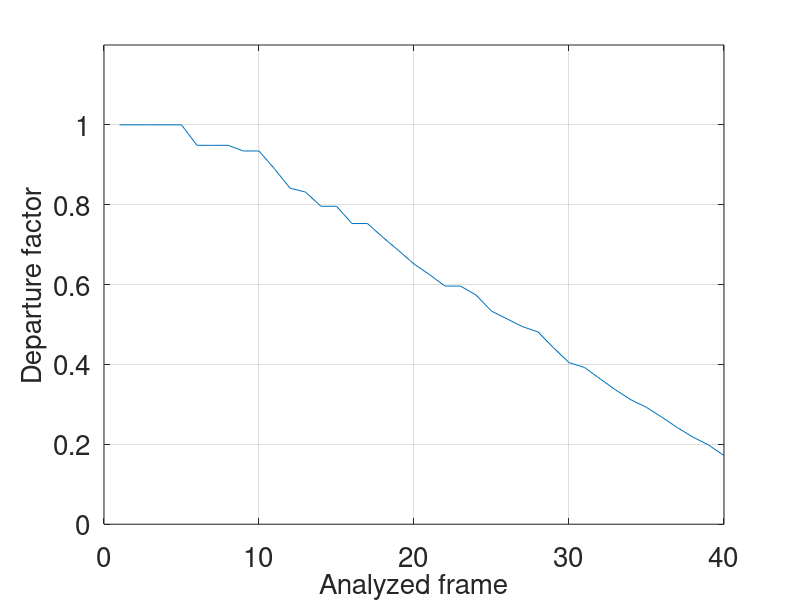
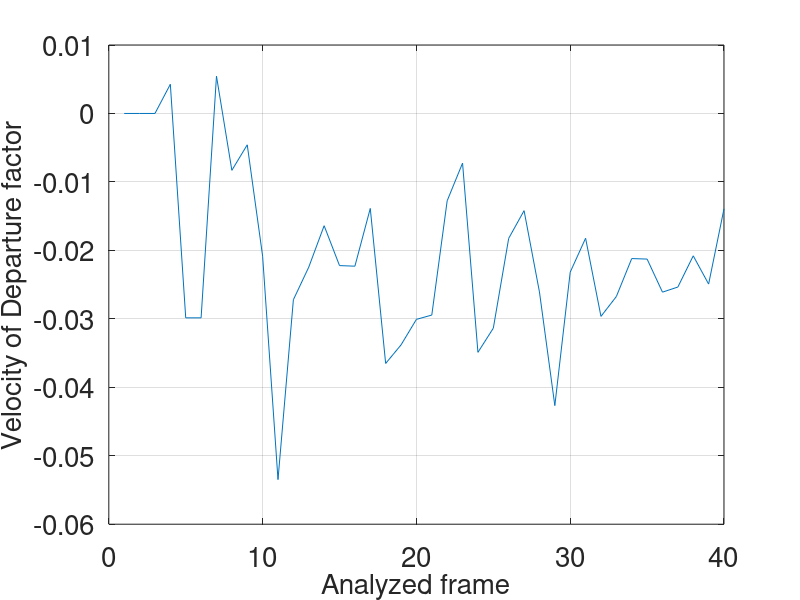

Here is the MATLAB script that generated these plots, in order:
D = [1 1 1 1 1 0.948818082919852 0.948818082919852 0.948818082919852 0.9345794392523364 0.9345794392523364 0.889897623494436 0.8414980995094927 0.831772373845084 0.7961028173126276 0.7961028173126276 0.7529087573001881 0.7529087573001881 0.7182694827083022 0.6854652927635529 0.6515784540488859 0.6250945774760277 0.5962528092405807 0.5962528092405807 0.5739433014490868 0.5336537099741283 0.5142010312710467 0.4947207726332165 0.481436207346245 0.4419198983800649 0.4046451535474518 0.3924766778092623 0.3641096998809433 0.3363697167808266 0.3115011196251084 0.2925297963997829 0.2677571947705807 0.2416836539206449 0.2179699929147216 0.1985018741423696 0.1718579322302972];
E = [1:40];
	graph = plot(E, D);
	grid;
	hx=xlabel('Analyzed frame');
	hy=ylabel('Departure factor');
	ylim([0 1.2]);
  
  
	FONTSIZE=20;
	hf = gcf();%% current figure
	ha = gca();%% current axis object. 
	set(ha,'fontsize',FONTSIZE);%% cambia solamente los ejes
	%set(ht,'fontsize',FONTSIZE);%% cambia solamente el titulo
	set(hx,'fontsize',FONTSIZE);%% cambia solamente el texto de x
	set(hy,'fontsize',FONTSIZE);%% cambia solamente el texto de y
	print (hf ,'graph.eps','-deps','-tight',['-F:',int2str(FONTSIZE)]);
  
  %%%%%%%%%%%%%%%%%%%%%%%%%%%%%%%%%%DERIVADA%%%%%%%%%%%%%%%%%%%%%%%%%%%%%
  
  V(1) = 0;
  V(2) = 0;
  
  for n=3:38
  
  V(n) = (-D(n+2)+8.*D(n+1)-8.*D(n-1)+D(n-2))/12;
  
  end
  
  V(39) = (-D(40)+8.*D(40)-8.*D(38)+D(37))/12;
  V(40) = (-D(40)+8.*D(40)-8.*D(39)+D(38))/12;
  
  figure;
  graph = plot (E, V);
  grid;
  hx=xlabel('Analyzed frame');
	hy=ylabel('Velocity of Departure factor');
	ylim([-0.06 0.01]);
  
  
	FONTSIZE=20;
	hf = gcf();%% current figure
	ha = gca();%% current axis object. 
	set(ha,'fontsize',FONTSIZE);%% cambia solamente los ejes
	%set(ht,'fontsize',FONTSIZE);%% cambia solamente el titulo
	set(hx,'fontsize',FONTSIZE);%% cambia solamente el texto de x
	set(hy,'fontsize',FONTSIZE);%% cambia solamente el texto de y
	print (hf ,'graphvelocity.eps','-deps','-tight',['-F:',int2str(FONTSIZE)]);
  